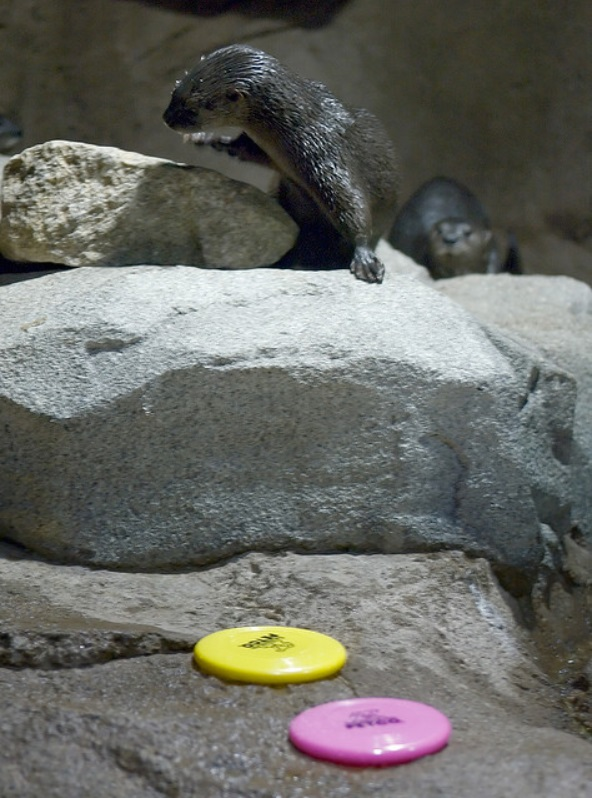
#> input picture hw3/q1/1.jpg, 592 x 798 px; the run also reads 1 picture not shown here
$ python sol.py   (older library calls are emulated)
#> lines starting #> are read from the running program, lines starting #| are printed output that depends on the picture
# Maya Atwan, 314813494
# Obaida Khateeb, 201278066

import cv2
import matplotlib.pyplot as plt
import numpy as np

img = cv2.imread('1.jpg',cv2.IMREAD_GRAYSCALE)
#> img: shape (798, 592); min 0, max 255, mean 104.3

# function to plot original, target, and edited images with MSE
def plot_images_with_mse(original, target, recreated, mse, title="Image Comparison"):
    plt.figure(figsize=(12, 4))

    # Original Image
    plt.subplot(1, 3, 1)
    plt.imshow(original, cmap='gray')
    plt.title("Original Image")
    plt.axis('off')

    # Target Image
    plt.subplot(1, 3, 2)
    plt.imshow(target, cmap='gray')
    plt.title("Target Image")
    plt.axis('off')
    plt.subplot(1, 3, 3)
    plt.imshow(recreated, cmap='gray')
    plt.title(f"Edited Image\nMSE: {mse:.2f}")
    plt.axis('off')

    plt.suptitle(title, fontsize=16)
    plt.tight_layout()
    plt.show()
# ****************************
# ******* Image 1  ***********
# image1, avg filter, kernel 1x1183
#tried gaussian mean filter and didn't work, iterated over all the std mean kernels (1-30)x(1-1250), the one below is the best
img1 = cv2.imread('image_1.jpg', cv2.IMREAD_GRAYSCALE)
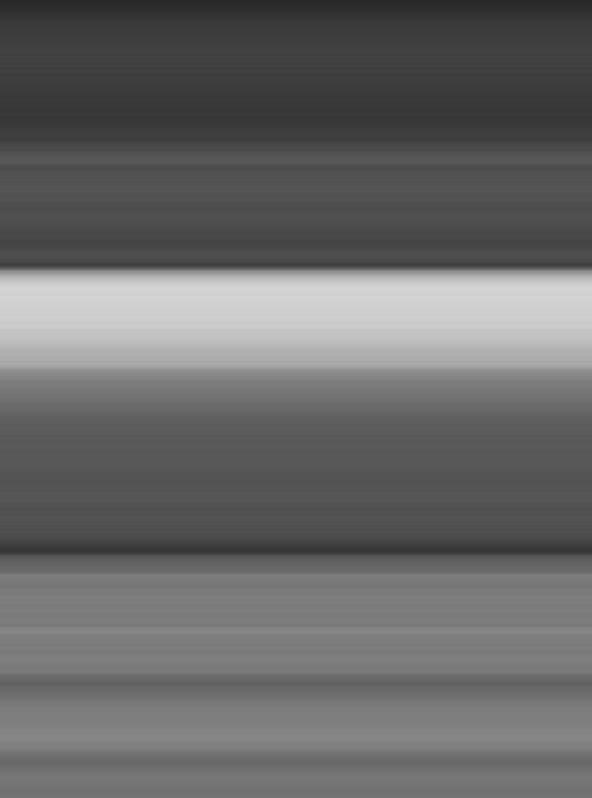
#> input picture hw3/q1/image_1.jpg, 592 x 798 px
#> img1 is the input picture: shape (798, 592); min 40, max 212, mean 104.3
# Define the average filter kernel (1x1183)
kernel = np.ones((1, 1183), np.float32) / 1183
new_img = cv2.filter2D(img, -1, kernel)
new_img = np.clip(new_img, 0, 255).astype(np.uint8)
mse = np.mean((new_img - img1) ** 2)
#> mse = 0.101
cv2.imwrite('edited_image_1.jpg', new_img)
plot_images_with_mse(img, img1, new_img, mse, title="Image 1 - Average Filter")
#> in plot_images_with_mse, `plt.show()`:
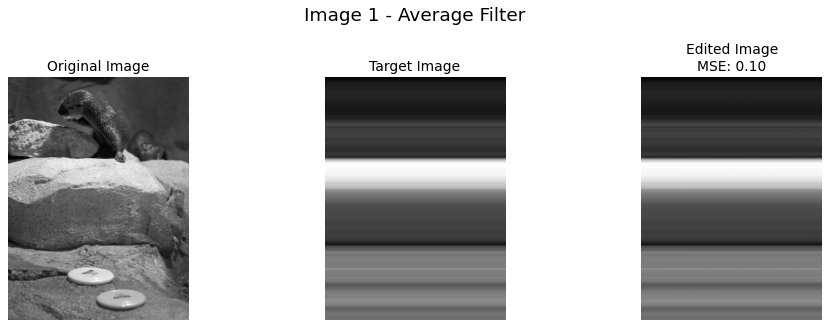
#> figure drawn by matplotlib, 3 panels

# # ****************************
# # ******* Image 2  ***********
# #image2 , gaussian blur , kernel size = 11x11 , sigma = 15 , border type = wrap
img2 = cv2.imread('image_2.jpg',cv2.IMREAD_GRAYSCALE)
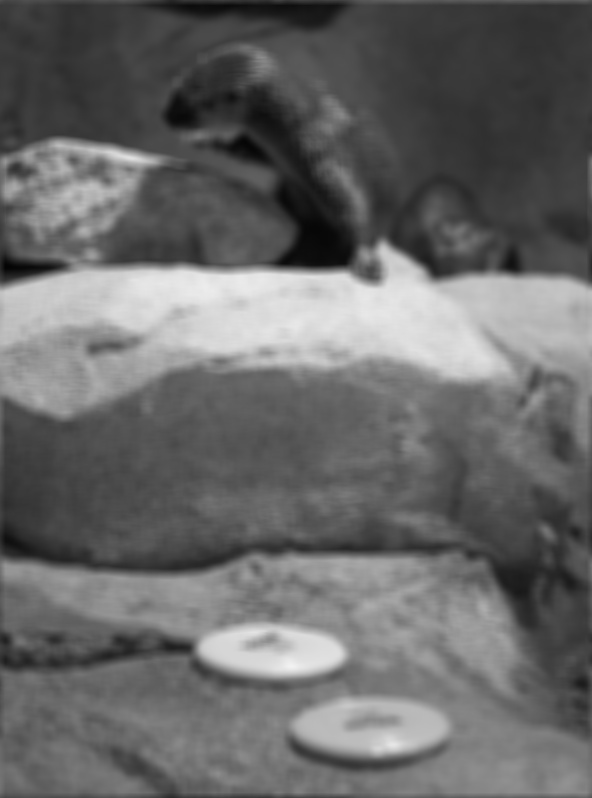
#> input picture hw3/q1/image_2.jpg, 592 x 798 px
#> img2 is the input picture: shape (798, 592); min 4, max 242, mean 104.3
new_img = cv2.GaussianBlur(img,(11,11), sigmaX=15, sigmaY=15, borderType=cv2.BORDER_WRAP)
mse = np.mean((new_img - img2)**2)
#> mse = 0.196
cv2.imwrite('edited_image_2.jpg', new_img)
plot_images_with_mse(img, img2, new_img, mse, title="Image 2 - Gaussian Blur")

# ****************************
# ******* Image 3  ***********

#image3, median filter, kernel size = 11x11
img3 = cv2.imread('image_3.jpg',cv2.IMREAD_GRAYSCALE)
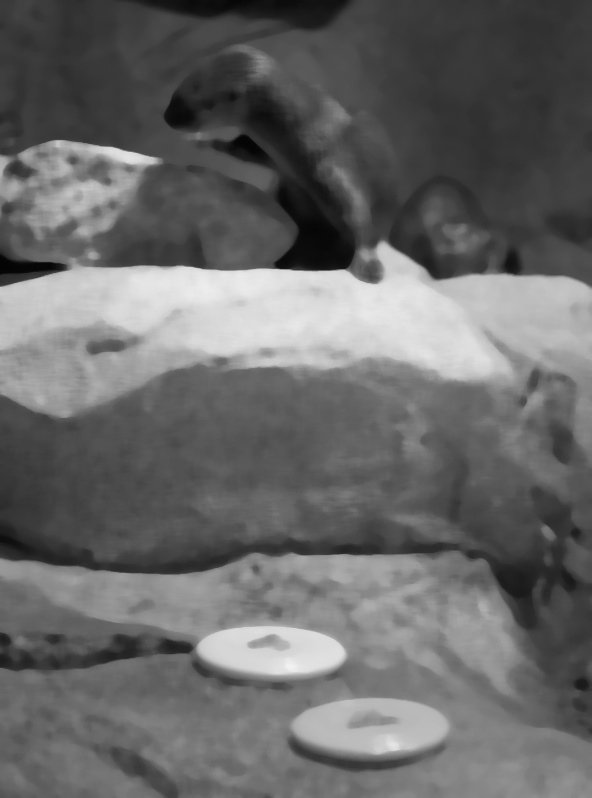
#> input picture hw3/q1/image_3.jpg, 592 x 798 px
#> img3 is the input picture: shape (798, 592); min 2, max 242, mean 104.3
new_img = cv2.medianBlur(img,11)
mse = np.mean((new_img - img3)**2)
#> mse = 0.368
cv2.imwrite('edited_image_3.jpg', new_img)
plot_images_with_mse(img, img3, new_img, mse, title="Image 3 - Median Filter")

# ****************************
# ******* Image 4  ***********
img4 = cv2.imread('image_4.jpg',cv2.IMREAD_GRAYSCALE)
kernel_mat = np.ones((15,1),np.float32)/15
# choosing 7 beacuse its the half of the kernel size
new_img = cv2.filter2D(np.pad(img, ((7, 7), (0, 0)), mode='wrap'),-1,kernel_mat)
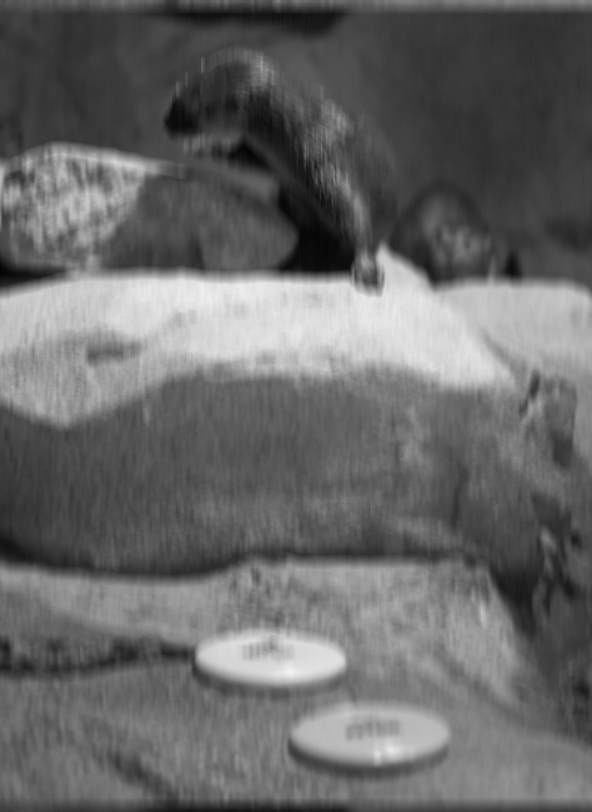
#> new_img: shape (812, 592); min 4, max 243, mean 103.8
new_img =new_img[7:-7, :]
#> new_img: shape (798, 592)
mse = np.mean((new_img - img4)**2)
#> mse = 0.316
cv2.imwrite('edited_image_4.jpg', new_img)
plot_images_with_mse(img, img4, new_img, mse, title="Image 4 - Average Filter")

# ****************************
# ******* Image 5  ***********
# Sharpening Filter
img5 = cv2.imread('image_5.jpg', cv2.IMREAD_GRAYSCALE)
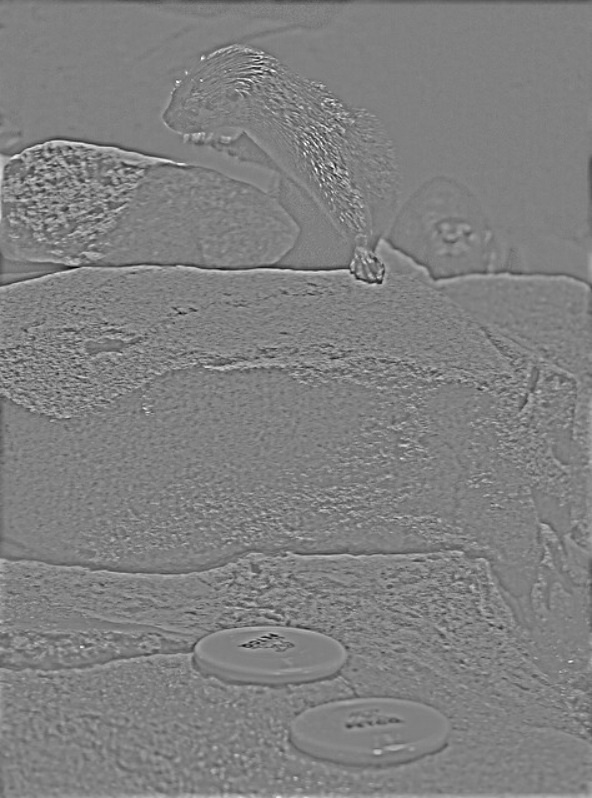
#> input picture hw3/q1/image_5.jpg, 592 x 798 px
#> img5 is the input picture: shape (798, 592); min 2, max 255, mean 128
kernel_size = (11, 11)
sigma = 15
blurred_image = cv2.GaussianBlur(img, kernel_size, sigma)
new_img = img- blurred_image +128
mse = np.mean((new_img - img5) ** 2)
#> mse = 2.68
cv2.imwrite('edited_image_5.jpg', new_img)
plot_images_with_mse(img, img5, new_img, mse, title="Image 5 - sharpening Filter")

#****************************
#******* Image 6 ***********
#image6, laplacian filter, kernel size 3x3 - failed
img6 = cv2.imread('image_6.jpg',cv2.IMREAD_GRAYSCALE)
laplacian_kernel = np.array([[-0.2, -0.65239, -0.2],
                              [0, 0, 0],
                              [0.2, 0.65239, 0.2]], dtype=np.float32)
laplacian = cv2.filter2D(img, cv2.CV_64F,laplacian_kernel)
laplacian = np.clip(laplacian,0,255).astype(np.uint8)
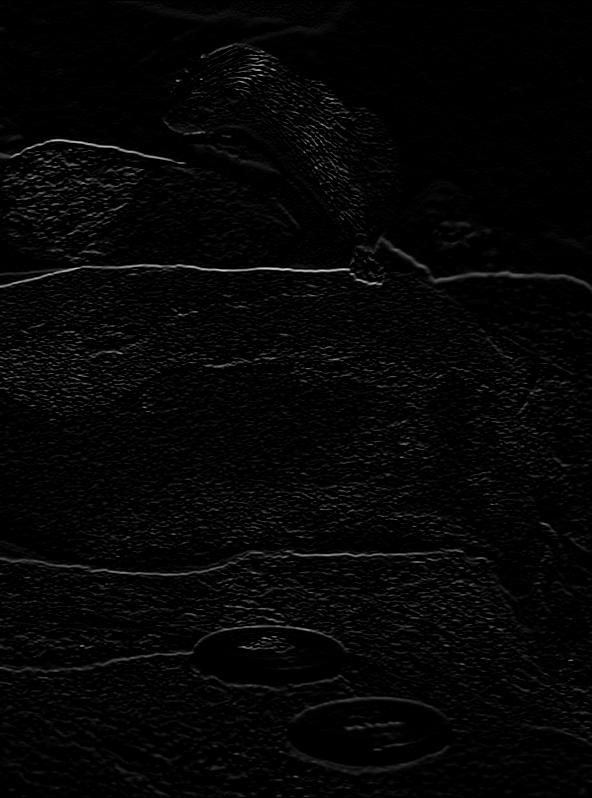
#> laplacian: shape (798, 592); min 0, max 223, mean 5.4
#> (the run stopped early here; a loop or call above may not have finished)
